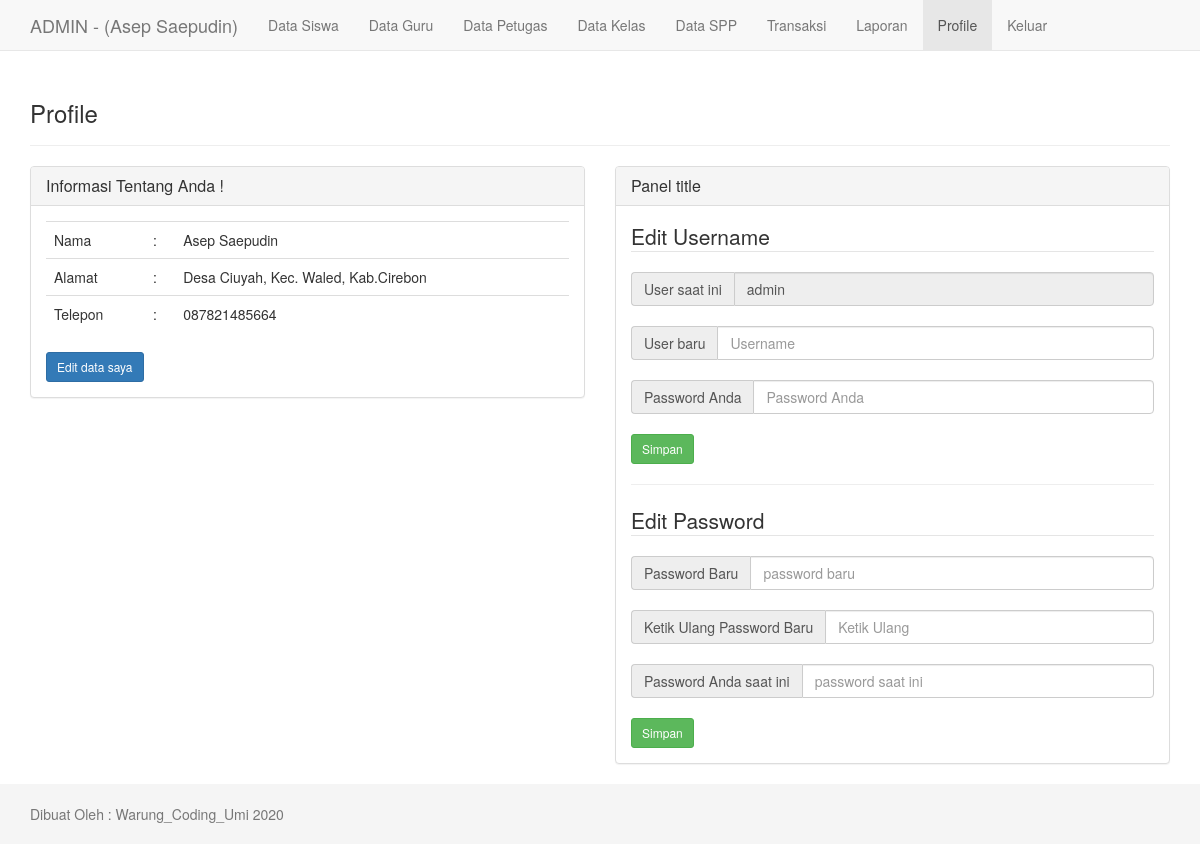
Page /admin/profile.php (signed in) on the committed database.
### tables this page shows
CREATE TABLE `tb_petugas` (
  `id_petugas` int(11) NOT NULL,
  `username` varchar(35) NOT NULL,
  `password` varchar(50) NOT NULL,
  `nama_petugas` varchar(35) NOT NULL,
  `alamat` varchar(100) NOT NULL,
  `telepon` varchar(15) NOT NULL,
  `level` enum('admin','petugas') NOT NULL
);

### admin/profile.php (the view, shortened to what this page needs)
<?php
    include "../inc/koneksi.php";
    $qprofil = mysqli_query($konek, "SELECT * FROM tb_petugas WHERE id_petugas='$_SESSION[id]'");
    $profil = mysqli_fetch_array($qprofil);
?>
<!DOCTYPE html>
<html lang="en">
<head>
    <link href="./../assets/css/bootstrap.min.css" rel="stylesheet">
    <link href="./../assets/style.css" rel="stylesheet">
</head>
<body>
     <nav class="navbar navbar-default navbar-fixed-top">
      <div class="container">
        <div class="navbar-header">
          <a class="navbar-brand" href="index.php">ADMIN - (<?php echo $profil['nama_petugas']; ?>)</a>
        </div>
        <div id="navbar" class="collapse navbar-collapse">
          <ul class="nav navbar-nav">
            <li><a href="tampil_siswa.php">Data Siswa</a></li>
            <li><a href="tampil_guru.php">Data Guru</a></li>
            <li><a href="tampil_petugas.php">Data Petugas</a></li>
            <li><a href="tampil_kelas.php">Data Kelas</a></li>
            <li><a href="tampil_spp.php">Data SPP</a></li>
            <li><a href="transaksi.php">Transaksi</a></li>
            <li><a href="laporan.php">Laporan</a></li>
            <li class="active"><a href="profile.php">Profile</a></li>
            <li><a href="../inc/logout.php">Keluar</a></li>
          </ul>
        </div>
      </div>
    </nav>
    <div class="container">
        <div class="page-header">
            <h3>Profile</h3>
        </div>
        <div class="row">
            <div class="col-md-6">
                <div class="panel panel-default">
                    <div class="panel-heading">
                        <h3 class="panel-title">Informasi Tentang Anda !</h3>
                    </div>
                    <div class="panel-body">
                        <table class="table">
                            <tr>
                                <td>Nama</td>
                                <td>:</td>
                                <td><?php echo $profil['nama_petugas']; ?></td>
                            </tr>
                            <tr>
                                <td>Alamat</td>
                                <td>:</td>
                                <td><?php echo $profil['alamat']; ?></td>
                            </tr>
                            <tr>
                                <td>Telepon</td>
                                <td>:</td>
                                <td><?php echo $profil['telepon']; ?></td>
                            </tr>
                        </table>
                        <a href="edit_profile.php" class="btn btn-sm btn-primary">Edit data saya</a>
                    </div>
                </div>
            </div>
            <div class="col-md-6">
                <div class="panel panel-default">
                    <div class="panel-heading">
                        <h3 class="panel-title">Panel title</h3>
                    </div>
                    <div class="panel-body">
                        <fieldset>
                            <legend>Edit Username</legend>
                            <form class="form" method="post">
                                <div class="input-group">
                                    <span class="input-group-addon" id="basic-addon1">User saat ini</span>
                                    <input type="text" class="form-control" value="<?php echo $profil['username']; ?>" aria-describedby="basic-addon1" readonly>
                                </div>
                                <br>
                                <div class="input-group">
                                    <span class="input-group-addon" id="basic-addon1">User baru</span>
                                    <input type="text" name="userbaru" class="form-control" placeholder="Username" aria-describedby="basic-addon1">
                                </div>
                                <br>
                                <div class="input-group">
                                    <span class="input-group-addon" id="basic-addon1">Password Anda</span>
                                    <input type="password" name="pass" class="form-control" placeholder="Password Anda" aria-describedby="basic-addon1">
                                </div>
                                <br>
                                    <input type="submit" name="edit_user" value="Simpan" class="btn btn-sm btn-success">
                            </form>
                        </fieldset>
                        <hr>
                        <fieldset>
                            <legend>Edit Password</legend>
                            <form class="form" method="post">
                                <div class="input-group">
                                    <span class="input-group-addon" id="basic-addon1">Password Baru</span>
                                    <input type="password" name="pass1" class="form-control" placeholder="password baru" aria-describedby="basic-addon1">
                                </div>
                                <br>
                                <div class="input-group">
                                    <span class="input-group-addon" id="basic-addon1">Ketik Ulang Password Baru</span>
                                    <input type="password" name="pass2" class="form-control" placeholder="Ketik Ulang" aria-describedby="basic-addon1">
                                </div>
                                <br>
                                <div class="input-group">
                                    <span class="input-group-addon" id="basic-addon1">Password Anda saat ini</span>
                                    <input type="password" name="pass_awal" class="form-control" placeholder="password saat ini" aria-describedby="basic-addon1">
                                </div>
                                <br>
                                    <input type="submit" name="edit_password" value="Simpan" class="btn btn-sm btn-success">
                            </form>
                        </fieldset>
                    </div>
                </div>
            </div>
        </div>
    </div>
<?php include "footer.php"; ?>

### assets/style.css (style rules this page uses)
html { position: relative; min-height: 100%; }
body { margin-bottom: 60px; }
body > .container { padding: 60px 15px 0; }

### rows in the picture
tb_petugas: nama_petugas "Asep Saepudin", alamat "Desa Ciuyah, Kec. Waled, Kab.Cirebon", telepon "087821485664", username "admin"
